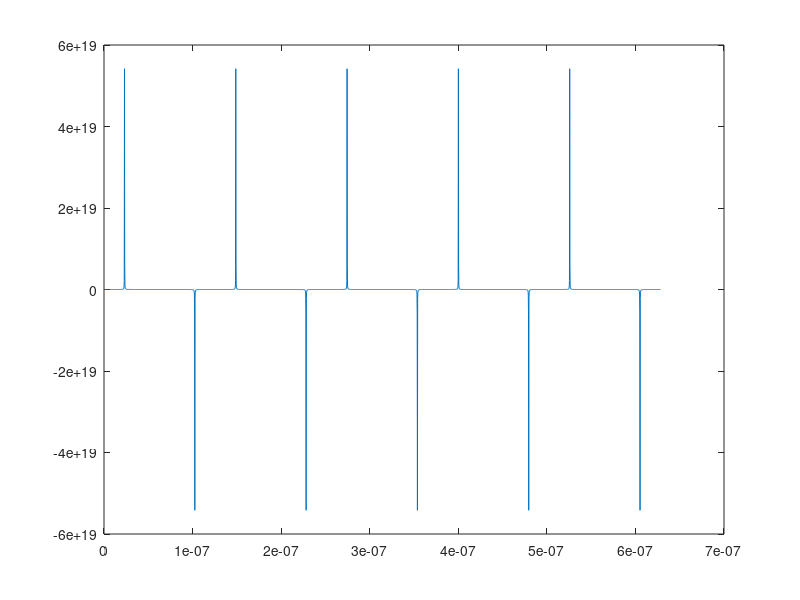

This figure's MATLAB source:
function IsdCAP = Drain_CAP_curr()
eps = 3.9*8.85e-12;
width = 0.2e-6;
length = 1e-6;
A = length*width;
d0=200e-9;
Z0=0.5e-6;
Cg=eps*A./(d0-Z0);
VgAC = 0.1e-3;
VgDC = 5;
%VsdAC = 5e-3;
OmegaG = 50e6;
mf = 2017;
%OmegaS = OmegaG+mf;
tp = 2*pi/OmegaG;
t = 0:tp/500:5*tp;
IsdCAP = Cg.*VgAC.*cos(OmegaG.*t)+(VgAC.*cos(OmegaG.*t)+VgDC).*(Z0.*OmegaG.*sin(OmegaG.*t)./(d0-Z0*cos(OmegaG.*t)).^2);
plot(t,IsdCAP)
end